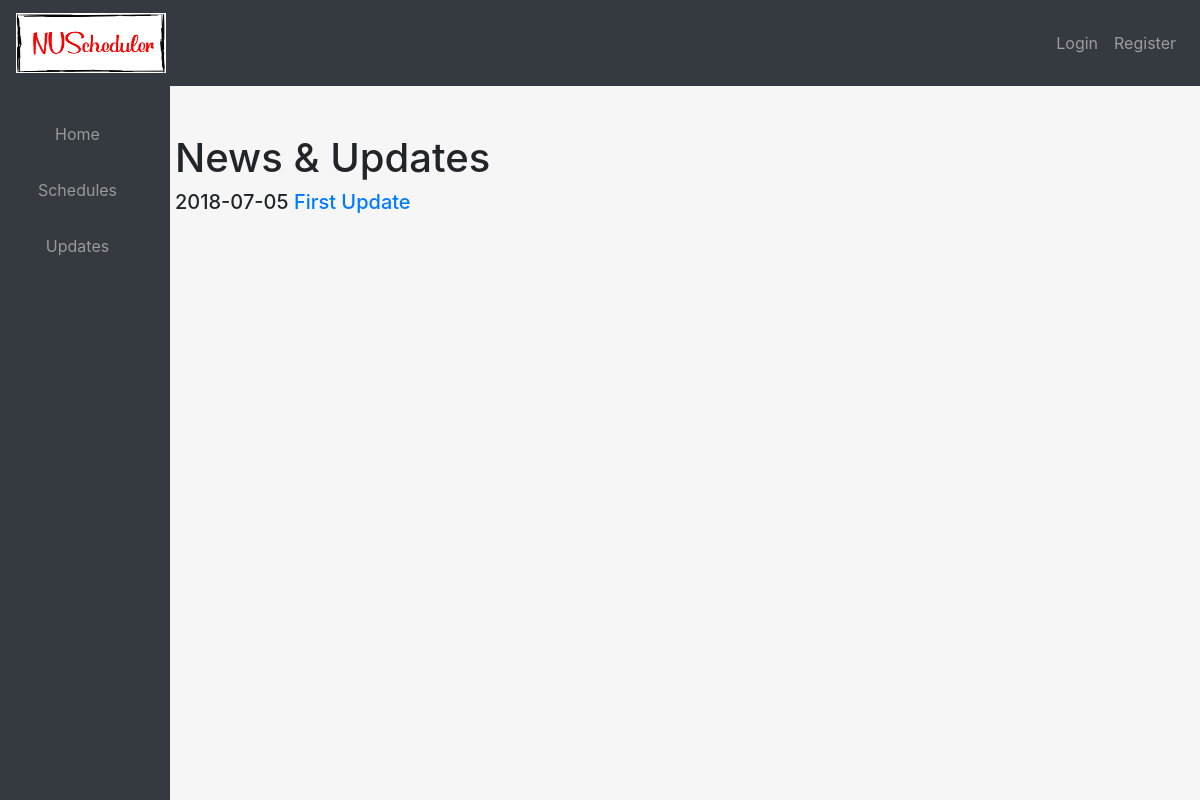
Page /updates/ on the earlier database version.
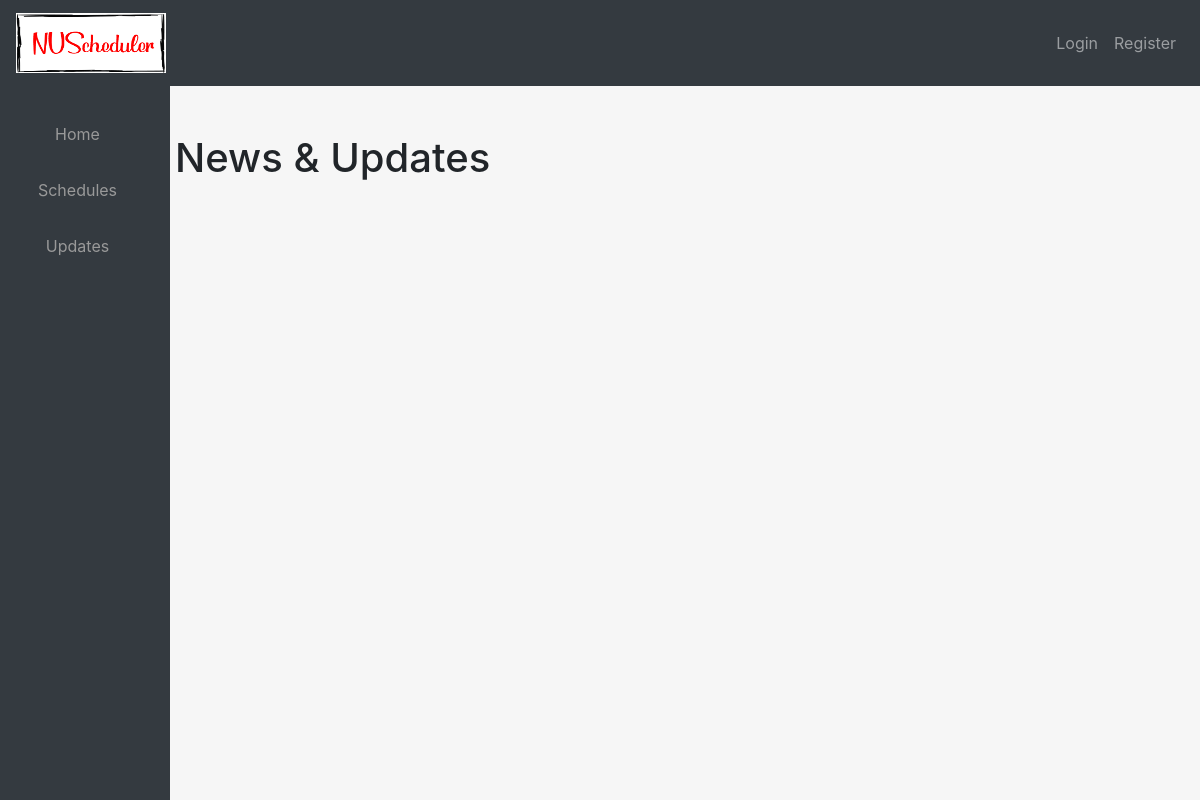
Same page on the later database version.
### update/models.py (models this page shows, shortened)
class UpdatePost(models.Model):
    id = models.UUIDField(primary_key=True, default=uuid.uuid4, editable=False)
    title = models.CharField(max_length=140)
    body = models.TextField()
    date = models.DateTimeField()

### update/templates/update/update.html
{% extends "base.html" %}
{% block content %}
<div class="container-fluid">
    <h1>News & Updates</h1>
    {% for post in object_list %}
        <h5>{{ post.date|date:"Y-m-d" }}<a href="/updates/{{post.id}}"> {{post.title}}</a></h5>
    {% endfor %}
</div>
{% endblock %}

### homepage/templates/base.html (shortened to what this page needs)
<!DOCTYPE html>
<html lang="en">
<head>
	{% load staticfiles %}
	<link rel="stylesheet" href="{% static 'homepage/css/bootstrap.min.css' %}" type = "text/css"/>
    <link href="{% static 'homepage/css/simple-sidebar.css' %}" rel="stylesheet">
</head>
<body class="body" style="background-color:#f6f6f6">
	<nav class="navbar navbar-expand-md navbar-dark bg-dark sticky-top">
    <div class="navbar-collapse collapse w-100 order-1 order-md-0 dual-collapse2">
			<a class="navbar-brand" href="/">
				<img src="{% static 'homepage/img/NUScheduler-logo.png' %}" class="responsive-img" width="150" height="60" alt="NUScheduler Logo">
			</a>
	</div>
	{% if user.is_authenticated %}
    <div class="navbar-collapse collapse w-100 order-3 dual-collapse2">
        <ul class="navbar-nav ml-auto">
			<li class="nav-item"><button type="button" class="btn btn-danger"><a href="/schedule/submit/" style="color:#f6f6f6">Share your schedule</a></button></li>
			<li class="nav-item"><a class="nav-link" href="{% url 'view_profile' %}">Profile</a></li>
			<li class="nav-item"><a class="nav-link" href="/logout/">Logout</a></li>
        </ul>
	</div>
	{% else %}
    <div class="navbar-collapse collapse w-100 order-3 dual-collapse2">
		<ul class="navbar-nav ml-auto">
			<li class="nav-item"><a class="nav-link" href="/login/">Login</a></li>
			<li class="nav-item"><a class="nav-link" href="/register/">Register</a></li>
		</ul>
	</div>
	{% endif %}
	</nav>
	<div class="container-fluid">
		<div class="row">
			<div class="col-sm-1 position-fixed" style="background:#343a40; height:100%">
				<div class="sidebar-nav">
					<ul class="nav flex-column align-items-center" style="margin-left:-50px">
						<li><a href="/" class="nav-link">Home</a></li>
						<li><a href="/schedule/" class="nav-link">Schedules</a></li>
						<li><a href="/updates/" class="nav-link">Updates</a></li>
					</ul>
				</div>
			</div>
			<div class="col offset-1">
				<div class="container-fluid">
					<br><br>
						{% block content %}
						{% endblock %}
				</div>
			</div>
		</div>
	</div>
</body>
</html>

### homepage/static/homepage/css/simple-sidebar.css (style rules this page uses)
.sidebar-nav { width: 155px; height: 100%; list-style: none; background:#343a40; z-index: 1; top: 0; left: 0; overflow-x: hidden; padding-top: 20px; }
.sidebar-nav li { text-indent: 20px; line-height: 40px; }
.sidebar-nav li a { display: block; text-decoration: none; color: #999999; }

### homepage/templates/base.html (style rules this page uses)
html, body { height:100% }

Differences in the rows shown:
removed UpdatePost: date "2018-07-05", title "First Update"
